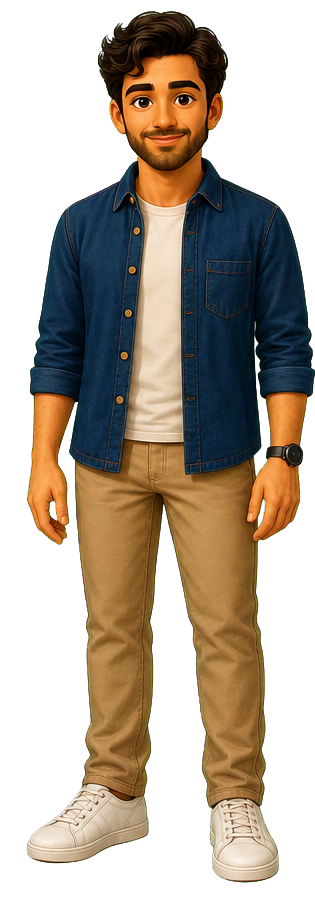
#> input picture assets/teacher-adam-body-v2.png, 315 x 900 px, given in place of teacher-noa-rig-v2.png, which was not available
$ python crop_teacher_rig.py
#> lines starting #> are read from the running program, lines starting #| are printed output that depends on the picture
from pathlib import Path
from PIL import Image

ROOT = Path(__file__).resolve().parents[1]
ASSETS = ROOT / "assets"

RIGS = {
    "noa": {
        "source": "teacher-noa-rig-v2.png",
        "body": (43, 40, 353, 940),
        "expression": {
            "neutral": (400, 105, 580, 360), "happy": (590, 105, 770, 360),
            "listening": (775, 105, 960, 360), "thinking": (970, 105, 1150, 360),
            "encouraging": (1150, 105, 1325, 360), "celebrating": (1325, 90, 1505, 360),
        },
        "mouth": {
            "rest": (455, 440, 585, 560), "a": (665, 440, 790, 560),
            "e": (860, 440, 985, 560), "o": (1070, 440, 1195, 560),
            "smile": (1250, 440, 1405, 560),
        },
    },
    "adam": {
        "source": "teacher-adam-rig-v2.png",
        "body": (48, 40, 363, 940),
        "expression": {
            "neutral": (425, 95, 600, 320), "happy": (615, 95, 790, 320),
            "listening": (790, 85, 965, 320), "thinking": (965, 85, 1140, 320),
            "encouraging": (1140, 85, 1320, 320), "celebrating": (1320, 80, 1505, 325),
        },
        "mouth": {
            "rest": (470, 420, 615, 540), "a": (670, 420, 815, 540),
            "e": (855, 420, 1000, 540), "o": (1045, 420, 1190, 540),
            "smile": (1225, 420, 1380, 540),
        },
    },
}

for teacher, spec in RIGS.items():
    image = Image.open(ASSETS / spec["source"]).convert("RGBA")
#> image is the input picture: PIL image 315x900 RGBA; mean R, G, B, A 61.1, 49.8, 36.6, 135.5
    image.crop(spec["body"]).save(ASSETS / f"teacher-{teacher}-body-v2.png", optimize=True)
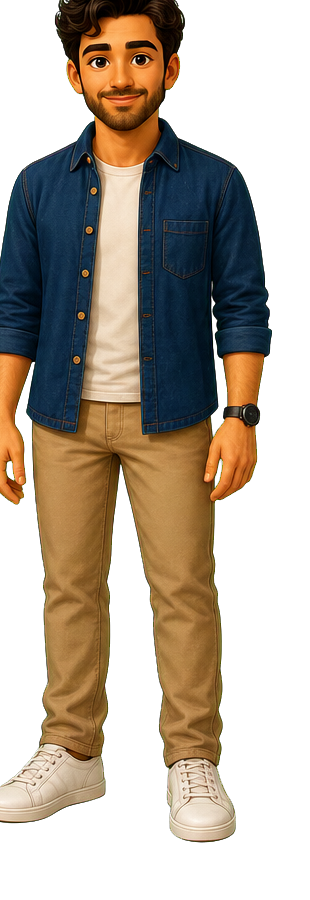
#> saved as teacher-noa-body-v2.png: PIL image 310x900 RGBA; mean R, G, B, A 60.1, 49.2, 36.3, 133.4; transparent parts drawn white
    for group in ("expression", "mouth"):
        for name, box in spec[group].items():
            image.crop(box).save(ASSETS / f"teacher-{teacher}-{group}-{name}-v2.png", optimize=True)
#> pass 2 of the loop `for teacher, spec in RIGS.items():`:
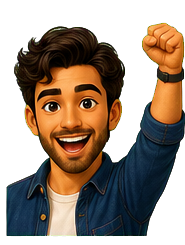
#> input picture assets/teacher-adam-expression-celebrating-v2.png, 185 x 245 px, given in place of teacher-adam-rig-v2.png, which was not available
#> image is the input picture: PIL image 185x245 RGBA; mean R, G, B, A 57.3, 41.6, 28.4, 153.8
#> `image.crop(spec["body"]).save(ASSETS / f"teacher-{teacher}-body-v2.png..`:
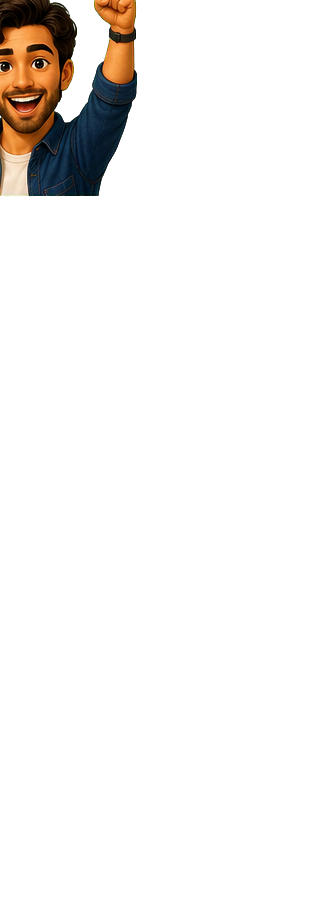
#> saved as teacher-adam-body-v2.png: PIL image 315x900 RGBA; mean R, G, B, A 7.6, 5.4, 3.6, 19.1; transparent parts drawn white
